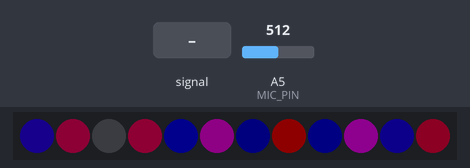
Bench run of a sketch on a simulated Arduino Uno, built with avr-gcc and run on an emulated ATmega328P. Shown: 12 RGB LEDs in strip order, left to right. Inputs (shaded band) come from the test bench; at power-on: A5 (MIC_PIN) = 512. Dim RGB values are drawn brighter than linear.

Above: at 1.2 s.
1.3 s: A5 (MIC_PIN) fed a 200 Hz sine of ±81 counts around its level
At 3.5 s:
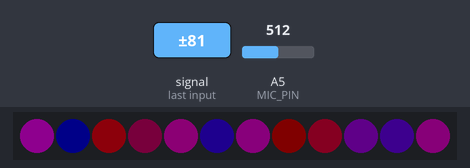
4.2 s: A5 (MIC_PIN) set to 716
At 6.25 s:
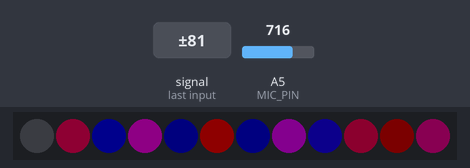
7.2 s: A5 (MIC_PIN) fed a 2 Hz sine of ±306 counts around its level
At 8.07 s:
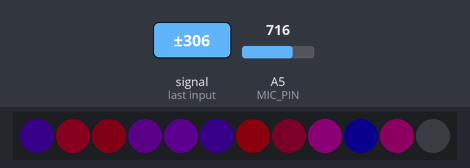
11.8 s: A5 (MIC_PIN) set to 306
Timing chart, 0 to 14.8 s (numbered marks = the images above; inputs shaded):
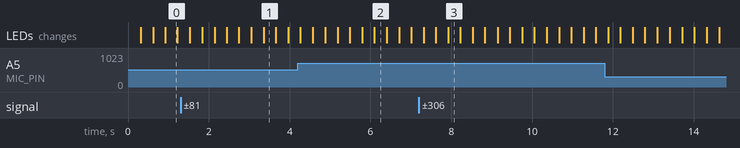

The sketch:

VoiceActivatedJewelry.ino
```cpp
// If this is defined then Serial.print(...) is disabled.
//#define ENABLE_LOW_POWER_SLEEP
#define TEST_LED_CIRCLE


#include "FHT.h" // include the library for power savings.
#include "FastAnalogRead.h"

#ifdef ENABLE_LOW_POWER_SLEEP
#include "LowPower.h"
#endif

#define MIC_PIN A5
#define DIGITAL_LED_PIN 11
#define INTENSITY_FACTOR 15
#include <Adafruit_NeoPixel.h>

Adafruit_NeoPixel strip = Adafruit_NeoPixel(12,               // n pixels
                                            DIGITAL_LED_PIN,  // pin
                                            NEO_GRB + NEO_KHZ800);

void LowPowerSleep() {
  #ifdef ENABLE_LOW_POWER_SLEEP
    LowPower.idle(SLEEP_30MS, ADC_OFF, TIMER4_OFF, TIMER3_OFF, TIMER1_OFF,
                  TIMER0_OFF, SPI_OFF, USART1_OFF, TWI_OFF, USB_OFF);
  #else
    delay(30);
  #endif
}

float noise_threshold = 0;
void UpdateNoiseThreshold() {
  static unsigned long prev_millis = 0;
  unsigned long time_now = millis();
  if (time_now - prev_millis < 125) {
    return;  // Not time to run yet.
  }
  prev_millis = time_now;
  float vol = CalcVolume(MIC_PIN, 40);
  static const int N = 10;
  static float vol_history[N] = {0};
  static int pos = 0;

  vol_history[pos] = vol;

  pos = (pos + 1) % N;

  noise_threshold = vol_history[0];
  for (int i = 1; i < N; ++i) {
    noise_threshold += vol_history[i];
  }
  noise_threshold /= N;

  // Serial.println(noise_threshold * 1023);
}

void setup() {
  //Serial.begin(115200); // use the serial port
  Serial.begin(9600);
  pinMode(DIGITAL_LED_PIN, OUTPUT);
  digitalWrite(A4, HIGH);
  strip.begin();
  strip.show(); // Initialize all pixels to 'off'
  //EnableFastAnalogRead();  // Sample rate above voice activation.
}

float CalcVolume(int pin, int n_samples) {
  long abs_avg = 0;
  for (int i = 0; i < n_samples; ++i) {
    int sample = analogRead(pin);
    sample -= 511;
    if (sample < 0) {
      sample = -sample;
    }
    abs_avg += sample;
  }

  abs_avg /= n_samples;
  abs_avg = max(0, abs_avg - 10);  // Gets rid of noise.
  float vol = min(1.0f, abs_avg / 420.0f);

  return vol;
}

void DoVis(int brightness) {
 int r, g, b;
 for (int i = 0; i < strip.numPixels(); ++i) {
     unsigned long time_now = millis();
     double time_seconds = time_now / 1000.0;

     r = brightness * (sin(i*3 + time_seconds*6.0) * .5 + .5);
     //g = 32 * (sin(i + time_seconds*6.0) * .5 + .5);
     g = 0;
     b = brightness * (sin(i*5.0 + time_seconds*8.0) * .5 + .5);

     strip.setPixelColor(i, r, g, b);
  }
}


void loop() {
  UpdateNoiseThreshold();
  float vol = CalcVolume(MIC_PIN, 40);

  // Output to graph.
  //Serial.println(vol * 1023);

  static float intensity = 0;
  static float prev_intensity = 0;
  static unsigned long last_time = millis();
  float delta_time = (millis() - last_time) / 1000.f;
  last_time = millis();


  if (vol > max(.05, noise_threshold * 1.2f)) {
    intensity = max(intensity, sqrt(sqrt(vol - noise_threshold)));
  }

  intensity = max(0, intensity - delta_time);

  #ifdef TEST_LED_CIRCLE
  intensity = 1.0;
  #endif

  bool off_last_two_frames = (prev_intensity == 0.0f) && (intensity == 0.0f);
  prev_intensity = intensity;

  if (off_last_two_frames) {
    LowPowerSleep();
  } else {
    DoVis(intensity * INTENSITY_FACTOR);
    strip.show();
    delay(5);
  }
}
```
